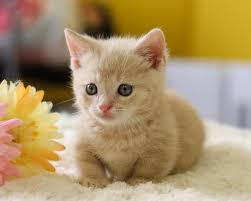
#> input picture cat.jpg, 251 x 201 px
$ python pic_to_char.py   (older library calls are emulated)
#> lines starting #> are read from the running program, lines starting #| are printed output that depends on the picture
#encoding:utf-8

from __future__ import division
from PIL import Image

def conver2char(image_name):
#> called with image_name = 'cat.jpg'
    img = Image.open(image_name).convert('L')
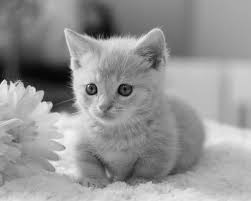
#> img: PIL image 251x201 L; min 1, max 246, mean 148.5
    w, h = img.size
#> w = 251; h = 201
    if w > 100:
        h = int((100/w) * h / 2)
#> h = 40
        w = 100
    #滤镜消除锯齿
    img1 = img.resize((w, h), Image.ANTIALIAS)
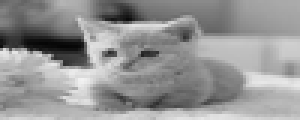
#> img1: PIL image 100x40 L (shown 3 times larger); min 6, max 242, mean 148.5
    char = [' ', ',', '1', '+', 'n', 'D', '@', 'M']
    f = open(image_name + '.txt', 'w')
    for j in range(h):
        line = ''
        for i in range(w):
            for k in range(0, 8):
                if img1.getpixel((i, j)) < (k + 1) *32:
                    line += char[7-k]
                    break
        f.write(line + '\n')
    f.close()

if __name__ == '__main__':
    conver2char('cat.jpg')
